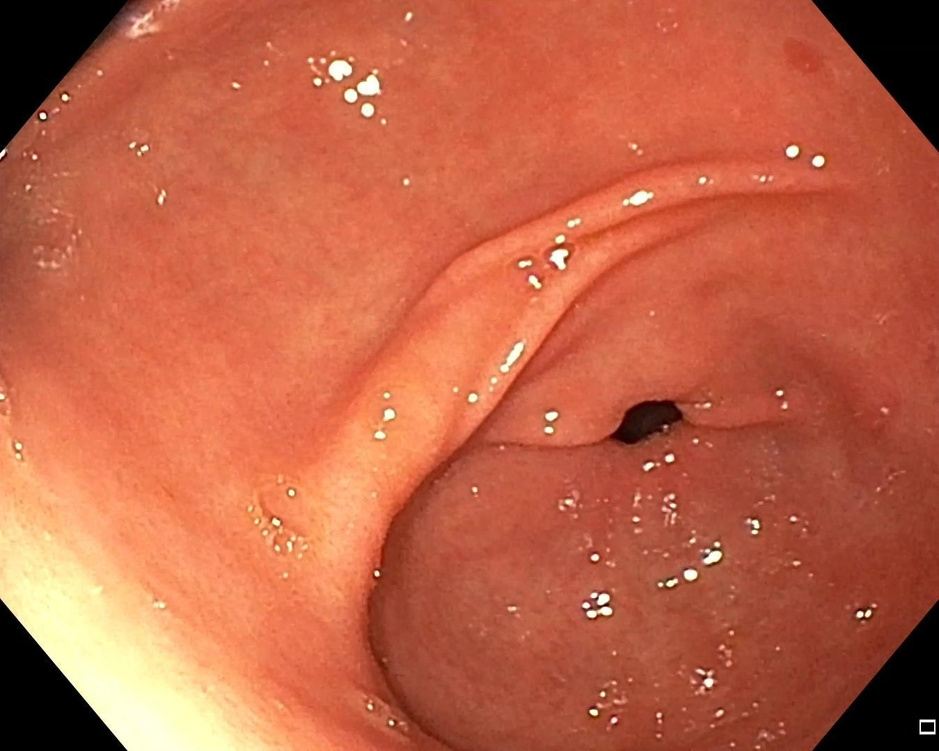
#> input picture subRE/00077.jpg, 939 x 751 px, shrunk from 1349 x 1079 before the run
$ python -i sacarmedidasdeFiltros.py   (imports and definitions only)   (older library calls are emulated)
#> lines starting #> are read from the running program, lines starting #| are printed output that depends on the picture
# -*- coding: utf-8 -*-
"""
Created on Thu Jul  4 23:00:30 2019

@author: Nataly
"""


#from readimg import read_img #leer imagines ### img=read_img(imgfile)##
from comparacionhistReflejosEfiltro import comparacionhistRE

from Filtros import filtroautolevel, filtromediana, filtrominimo, filtrogaussiano,filtropromedio
import cv2
import xlrd
from matplotlib import pyplot as plt

# [1 line that did not run here, left out]

# [1 line that did not run here, left out]

c=0
a=1
r=0
i=0

correlacionT = [[],[],[],[],[]]
BhattacharyyaT = [[],[],[],[],[]]
euclidianaT = [[],[],[],[],[]]
i=5
tiposNorm = [filtroautolevel, filtromediana, filtrominimo, filtrogaussiano,filtropromedio]
#tiposNorm = [filtrominimo]
def adaptativeequalization(img):
    imR, imG, imB=cv2.split(img)
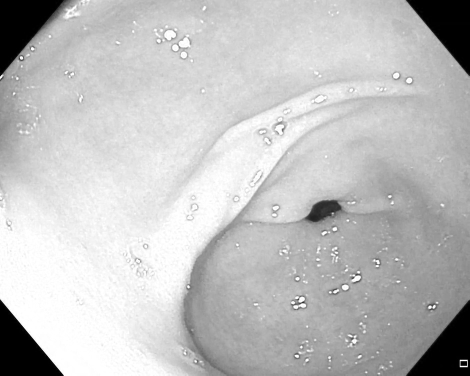
#> imR: shape (751, 939) (shown at 1/2 size); min 0, max 255, mean 192.2
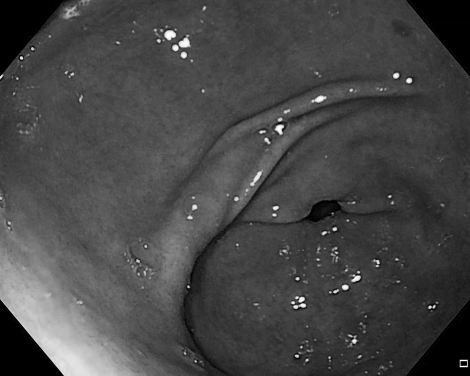
#> imB: shape (751, 939) (shown at 1/2 size); min 0, max 255, mean 70.5
    #Adaptative Equalization
    clahe=cv2.createCLAHE(2,(8,8))
    imhaR=clahe.apply(imR)
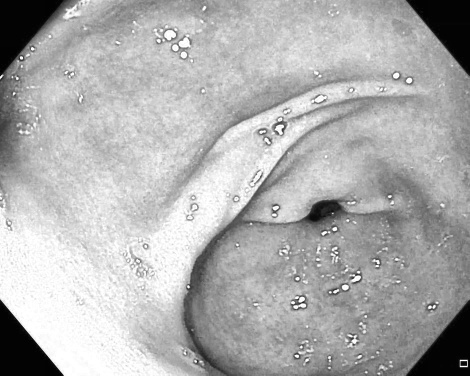
#> imhaR: shape (751, 939) (shown at 1/2 size); min 2, max 255, mean 174.6
    imhaG=clahe.apply(imG)
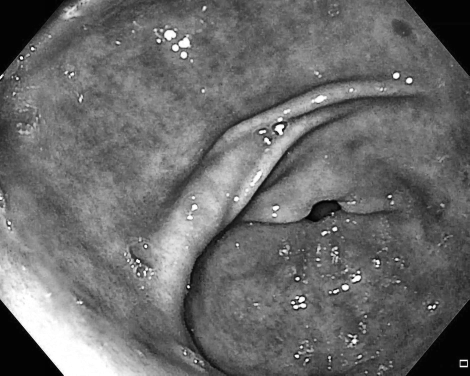
#> imhaG: shape (751, 939) (shown at 1/2 size); min 1, max 255, mean 107.3
    imhaB=clahe.apply(imB)
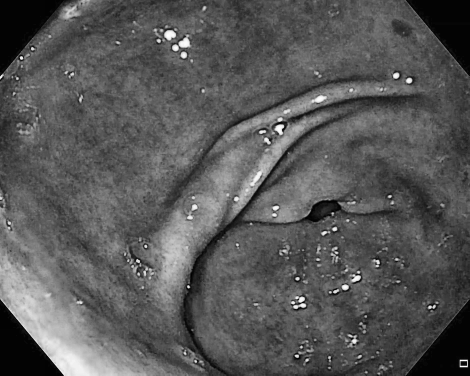
#> imhaB: shape (751, 939) (shown at 1/2 size); min 0, max 255, mean 87.8

    imha=cv2.merge((imhaR,imhaG,imhaB))
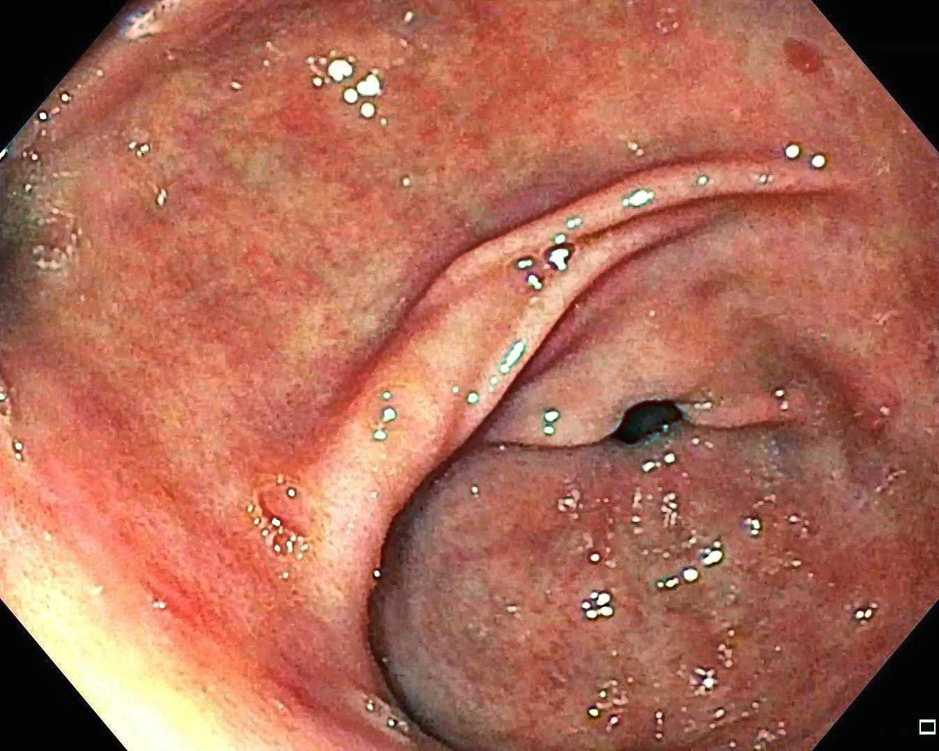
#> imha: shape (751, 939, 3); mean R, G, B 174.6, 107.3, 87.8

    return imha
# [55 lines not run here, left out]

#%%
import openpyxl

# [1 line that did not run here, left out]
# [1 line not run here, left out]
# [1 line that did not run here, left out]
table = ['E','F','G','H','I','J','K','L','M','N','O','P','Q','R','S']

i=0
ii=0
# [12 lines not run here, left out]

>>> import cv2
>>> picture = cv2.cvtColor(cv2.imread('00077.jpg'), cv2.COLOR_BGR2RGB)
>>> result = adaptativeequalization(picture)

$ run again, on subRE/00098.jpg
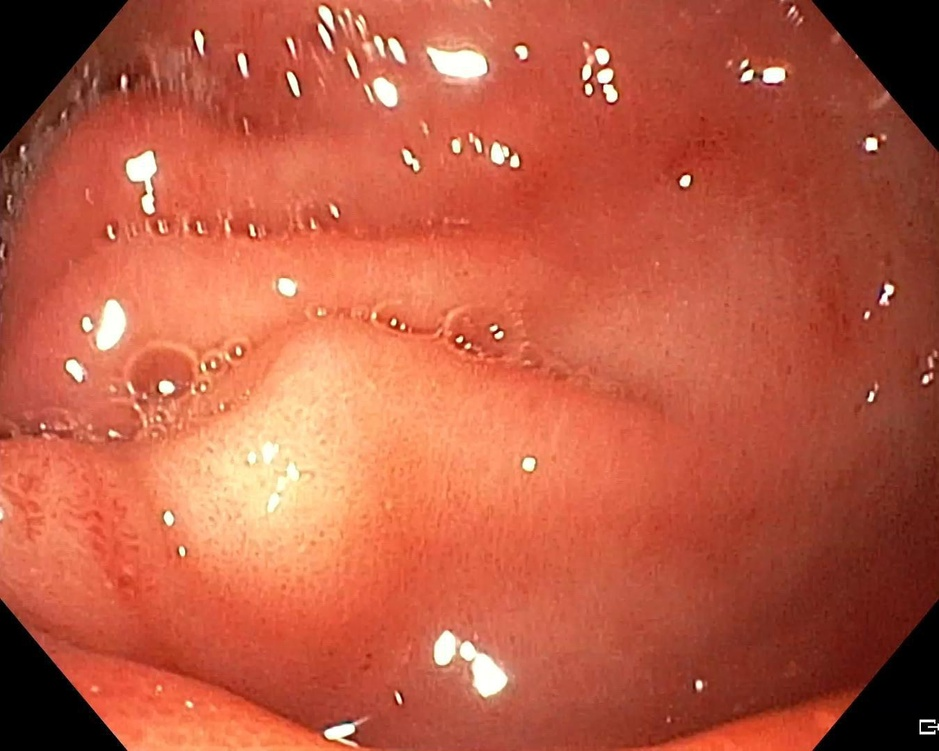
#> input picture subRE/00098.jpg, 939 x 751 px, shrunk from 1349 x 1079 before the run
#> in adaptativeequalization, `imhaB=clahe.apply(imB)`:
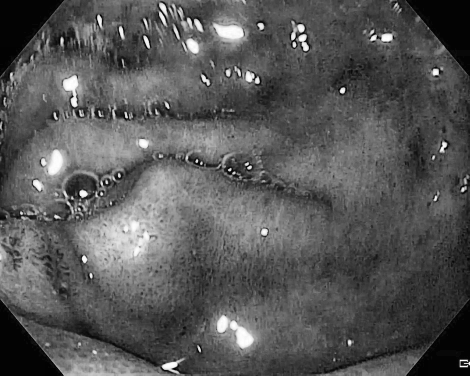
#> imhaB: shape (751, 939) (shown at 1/2 size); min 0, max 255, mean 87.3
#> in adaptativeequalization, `imha=cv2.merge((imhaR,imhaG,imhaB))`:
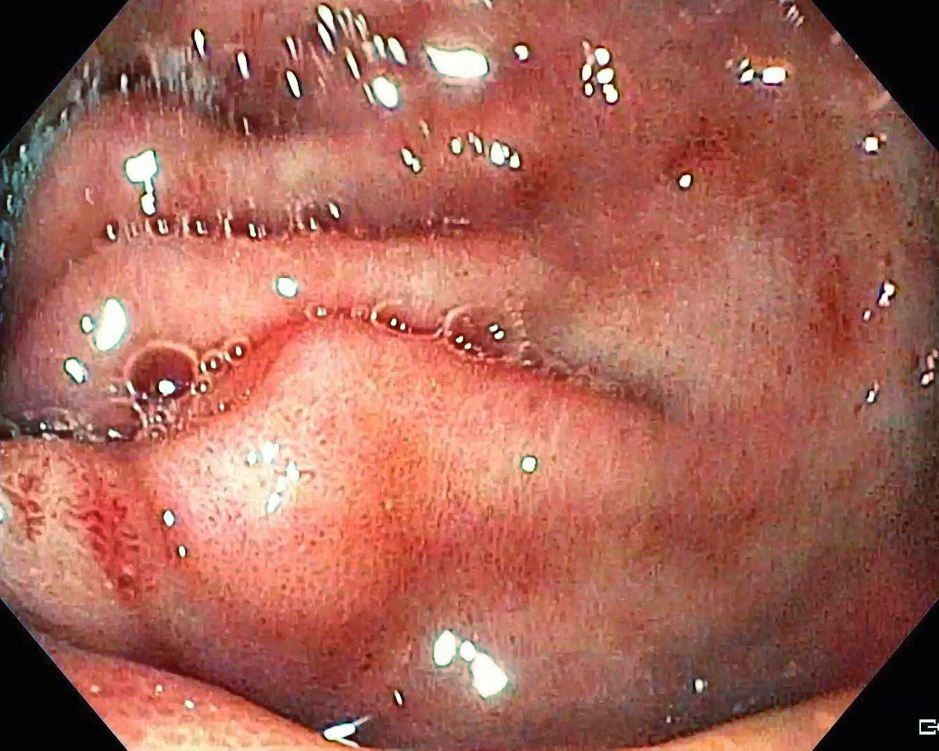
#> imha: shape (751, 939, 3); mean R, G, B 167, 101.2, 87.3

$ run again, on subRE/00179.jpg
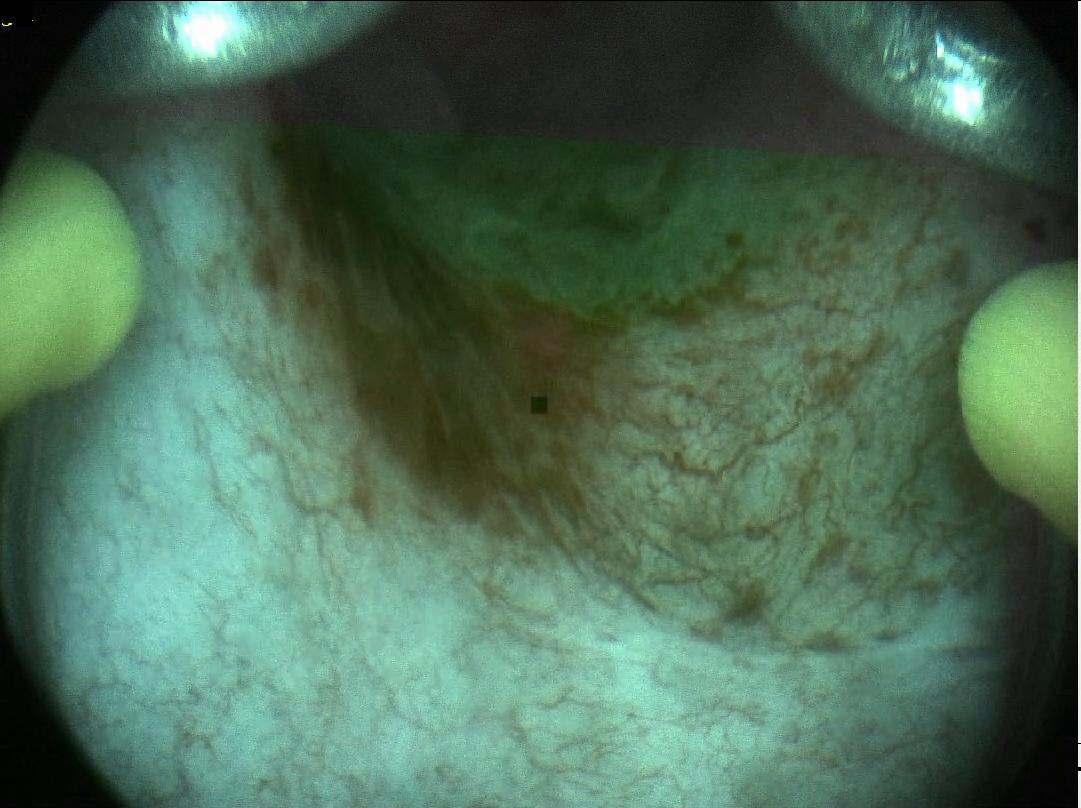
#> input picture subRE/00179.jpg, 1081 x 808 px
#> in adaptativeequalization, `imR, imG, imB=cv2.split(img)`:
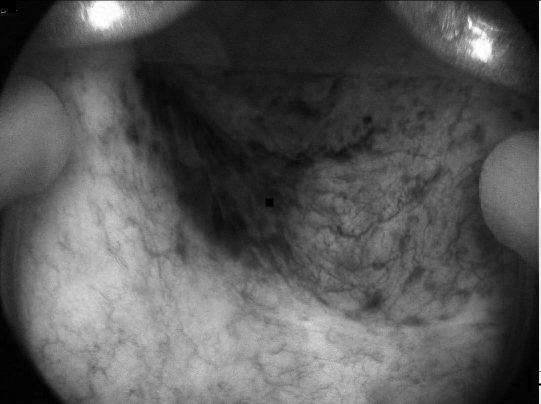
#> imB: shape (808, 1081) (shown at 1/2 size); min 0, max 255, mean 87
#> in adaptativeequalization, `imha=cv2.merge((imhaR,imhaG,imhaB))`:
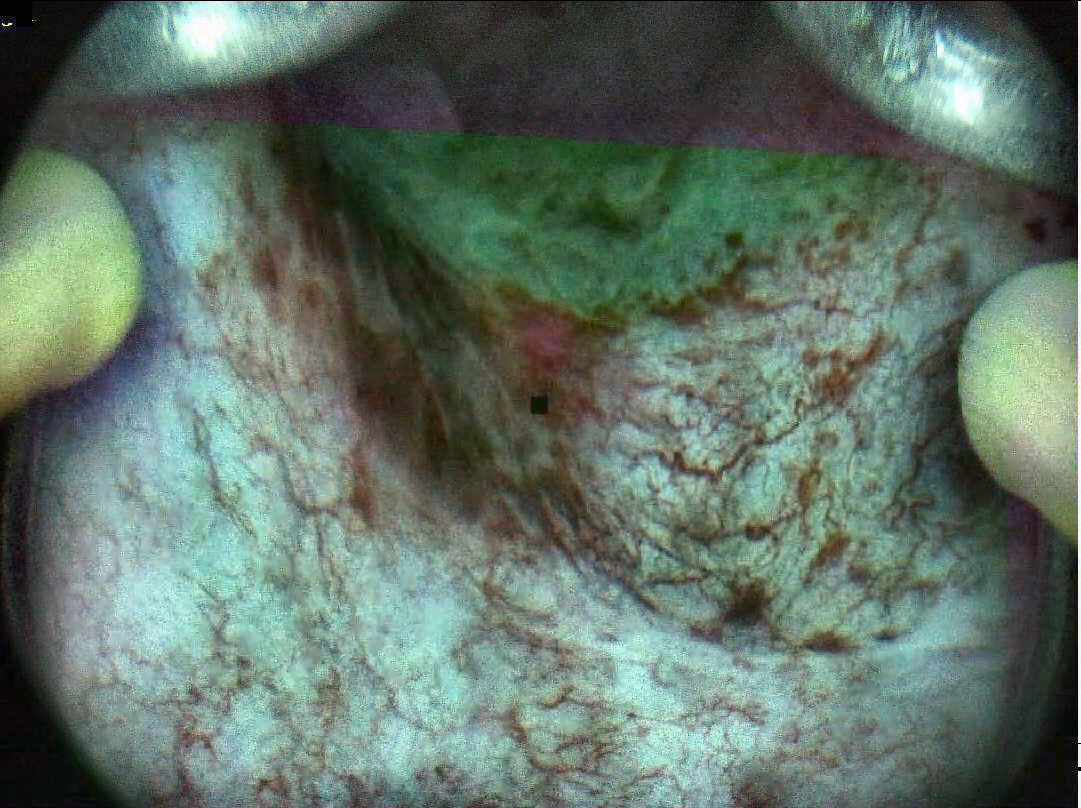
#> imha: shape (808, 1081, 3); mean R, G, B 97.4, 115.6, 104
